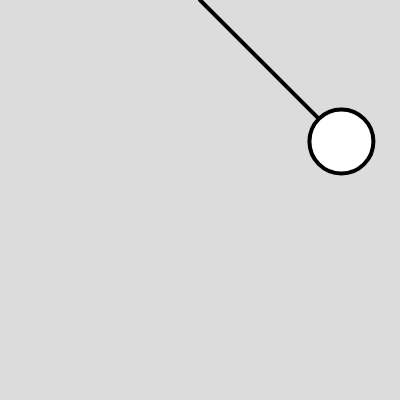
Frame 1 (no input)
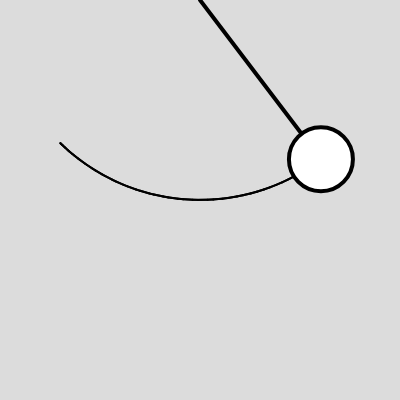
Frame 60 (no input)
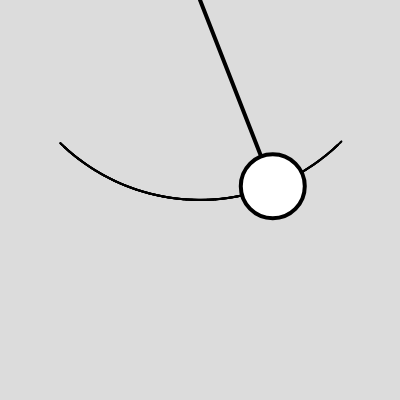
Frame 120 (the mouse pressed at the canvas centre since frame 60)

The p5.js sketch that drew these frames (run headless with seeded random() and noise() and a simulated clock; from frame 60 on, the mouse is pressed at the canvas centre):

// p5.js sketch
// ── sketch.js
let angle;
let straight = 200;
let endPoint;
let g = 2;
let angleV = 0;
let angleA = 0;
let points = []
function setup() {
  createCanvas(400, 400);
  endPoint = createVector();
  angle = PI / 4;
}

function draw() {
  background(220);
  let lengthC = cos(angle) * straight;
  let lengthS = sin(angle) * straight;
  
  endPoint.x = lengthS + 200;
  endPoint.y = lengthC;
  angleA = (-g/straight) * sin(angle);
  angleV += angleA
  angle += angleV;
  //this part is optional, some damping if you want it.
  angleV *= 0.999;
  trace(endPoint.x, endPoint.y)
  strokeWeight(4)
  line(200, 0, endPoint.x, endPoint.y)
  circle(endPoint.x, endPoint.y, 64)
  
}
//trace line for the pendulum
function trace(xCor, yCor){
  strokeWeight(2);
  points.push([xCor, yCor])
  for(let i = 0;i < points.length - 1; i++){
    line(points[i][0], points[i][1], points[i + 1][0], points[i + 1][1])
  }
}
